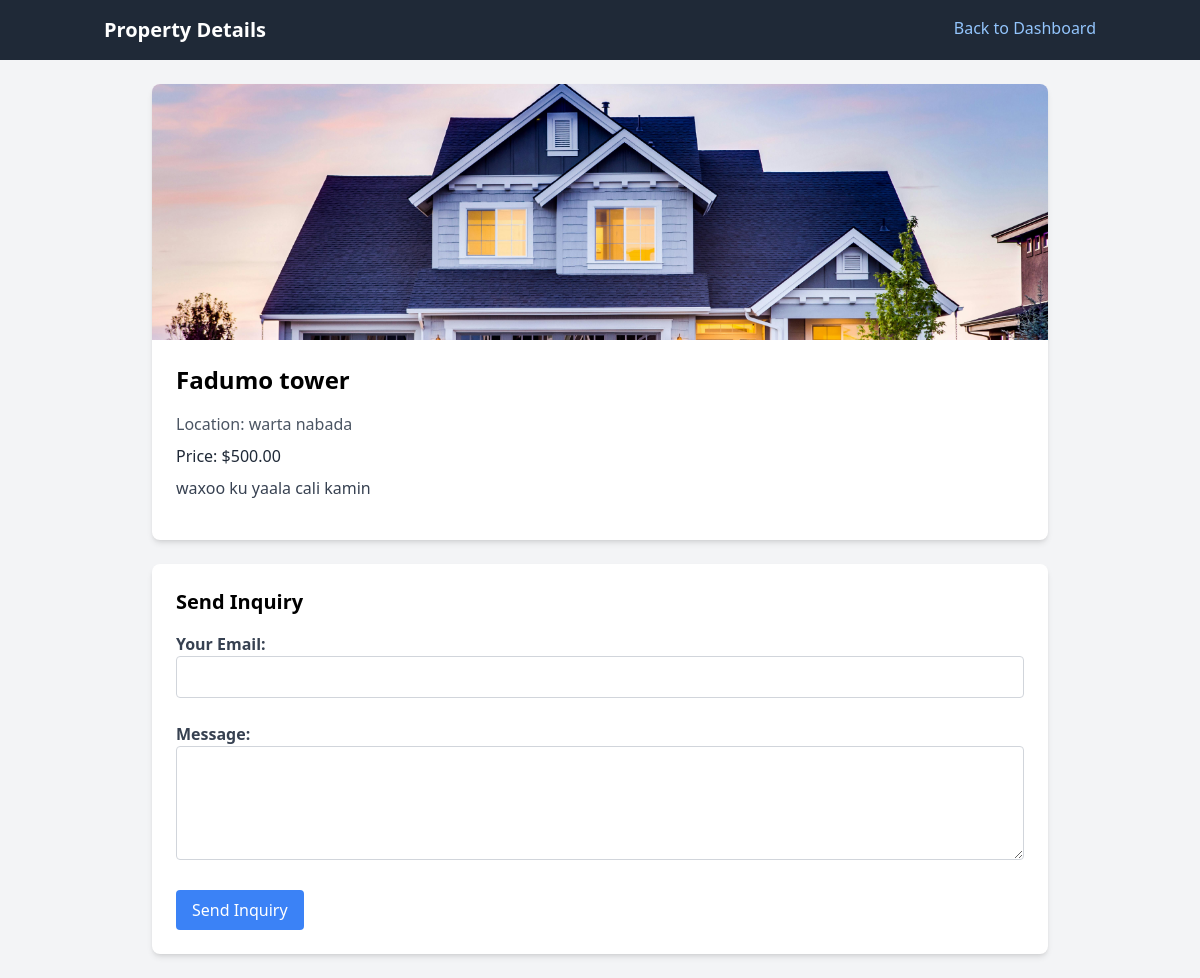
/Users/Property_Details.php?id=6, run on the app's committed database.
### tables this page shows
CREATE TABLE `properties` (
  `id` int(11) NOT NULL,
  `title` varchar(255) NOT NULL,
  `price` decimal(10,2) NOT NULL,
  `location` varchar(255) NOT NULL,
  `description` text NOT NULL,
  `image` varchar(255) DEFAULT NULL,
  `created_at` timestamp NOT NULL DEFAULT current_timestamp(),
  `type` enum('rent','sale') NOT NULL,
  `assigned_to` int(11) DEFAULT NULL
);

### Users/Property_Details.php (the view, shortened to what this page needs)
<?php
include '../includes/db_connect.php';
if (isset($_GET['id'])) {
    $id = $_GET['id'];
    $stmt = $pdo->prepare("SELECT * FROM properties WHERE id = ?");
    $stmt->execute([$id]);
    $property = $stmt->fetch();
} else {
    header("Location: index.php");
    exit();
}
?>
<!DOCTYPE html>
<html lang="en">
<head>
    <script src="https://cdn.tailwindcss.com"></script>
</head>
<body class="bg-gray-100">
    <header class="bg-gray-800 text-white py-4">
        <div class="container mx-auto px-4 flex justify-between">
            <h1 class="text-xl font-bold">Property Details</h1>
            <a href="index.php" class="text-blue-300 hover:underline">Back to Dashboard</a>
        </div>
    </header>
    <main class="container mx-auto p-6">
        <div class="bg-white shadow-md rounded-lg overflow-hidden max-w-4xl mx-auto">
            <?php if (!empty($property['image']) && file_exists("../uploads/" . $property['image'])): ?>
                <img src="../uploads/<?= htmlspecialchars($property['image']) ?>" alt="Property Image" class="w-full h-64 object-cover">
            <?php else: ?>
                <div class="w-full h-64 bg-gray-200 flex items-center justify-center text-gray-500">No Image</div>
            <?php endif; ?>
            <div class="p-6">
                <h2 class="text-2xl font-bold mb-4"><?= htmlspecialchars($property['title']) ?></h2>
                <p class="text-gray-600 mb-2">Location: <?= htmlspecialchars($property['location']) ?></p>
                <p class="text-gray-800 mb-2">Price: $<?= htmlspecialchars($property['price']) ?></p>
                <p class="text-gray-700 mb-4"><?= htmlspecialchars($property['description']) ?></p>
            </div>
        </div>
        <div class="bg-white shadow-md rounded-lg overflow-hidden max-w-4xl mx-auto mt-6 p-6">
            <h2 class="text-xl font-bold mb-4">Send Inquiry</h2>
            <form method="POST" class="space-y-6">
                <div>
                    <label for="email" class="block text-gray-700 font-bold">Your Email:</label>
                    <input type="email" id="email" name="email" class="w-full border border-gray-300 rounded p-2" required>
                </div>
                <div>
                    <label for="message" class="block text-gray-700 font-bold">Message:</label>
                    <textarea id="message" name="message" class="w-full border border-gray-300 rounded p-2" rows="4" required></textarea>
                </div>
                <div>
                    <button type="submit" class="bg-blue-500 hover:bg-blue-600 text-white py-2 px-4 rounded">Send Inquiry</button>
                </div>
            </form>
        </div>
    </main>
</body>
</html>

### data on the page
properties: image (picture), title "Fadumo tower", location "warta nabada", price "500.00", description "waxoo ku yaala cali kamin"
